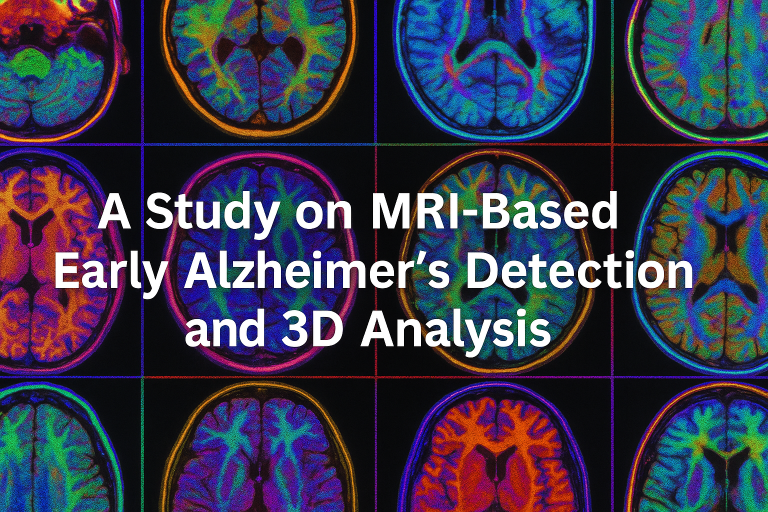
#> input picture image.png, 1536 x 1024 px (shown at 1/2 size); its folder holds only this picture in this run
$ python -i brain_shrinkage.py   (imports and definitions only)
#> lines starting #> are read from the running program, lines starting #| are printed output that depends on the picture
import os
import re
import math
import numpy as np
import scipy.ndimage as ndimage
import SimpleITK as sitk
from sklearn.cluster import KMeans
import matplotlib.pyplot as plt
from datetime import datetime
import random
import warnings

# Suppress specific warnings
# [1 line not run here, left out]


# [39 lines left out: functions extract_date, extract_subject_id, extract_category, not called in this run]

def compute_brain_volume(sitk_image):
    """
    Compute the brain volume from an input SimpleITK image.
    Steps:
      1. Normalize intensity to [0,1].
      2. Convert to NumPy array and apply Gaussian smoothing.
      3. Reshape data and perform K-Means segmentation (2 clusters: brain vs. background).
      4. Determine the cluster with higher mean intensity (assumed brain tissue).
      5. Apply morphological closing and keep only the largest connected component.
      6. Use voxel spacing to compute the brain volume (in mm³).
    Returns:
      - brain_volume: Computed volume in mm³.
      - brain_mask: Binary NumPy array of the segmented brain.
      - image_normalized: The intensity-normalized SimpleITK image.
    """
    # Normalize the image intensity to [0, 1]
    rescale_filter = sitk.RescaleIntensityImageFilter()
    rescale_filter.SetOutputMinimum(0.0)
    rescale_filter.SetOutputMaximum(1.0)
    image_normalized = rescale_filter.Execute(sitk_image)

    # Convert image to numpy array and smooth it (to reduce noise)
    data = sitk.GetArrayFromImage(image_normalized)
    data_smoothed = ndimage.gaussian_filter(data, sigma=1)

    # Prepare data for K-Means clustering by flattening
    flat_data = data_smoothed.reshape(-1, 1)
    kmeans = KMeans(n_clusters=2, n_init=10, random_state=0)
    kmeans.fit(flat_data)
    labels = kmeans.labels_
    cluster_centers = kmeans.cluster_centers_

    # Assume brain tissue corresponds to cluster with higher mean intensity
    brain_cluster = np.argmax(cluster_centers)
    brain_mask = (labels == brain_cluster).reshape(data.shape)

    # Apply morphological closing to smooth the segmentation mask
    brain_mask = ndimage.binary_closing(brain_mask, structure=np.ones((3, 3, 3)))

    # Keep only the largest connected component (remove noise/small regions)
    labeled_mask, num_features = ndimage.label(brain_mask)
    if num_features > 0:
        sizes = ndimage.sum(brain_mask, labeled_mask, range(1, num_features + 1))
        largest_component = (sizes.argmax() + 1)
        brain_mask = (labeled_mask == largest_component)

    # Use the image spacing to compute the volume (voxel_volume in mm³)
    spacing = image_normalized.GetSpacing()  # (x, y, z) spacing in mm
    voxel_volume = spacing[0] * spacing[1] * spacing[2]
    brain_volume = np.sum(brain_mask) * voxel_volume

    return brain_volume, brain_mask, image_normalized

# [282 lines left out: functions register_to_baseline, main, not called in this run]

# [2 lines not run here, left out]

>>> import cv2
>>> picture = cv2.imread('../image.png', cv2.IMREAD_GRAYSCALE)
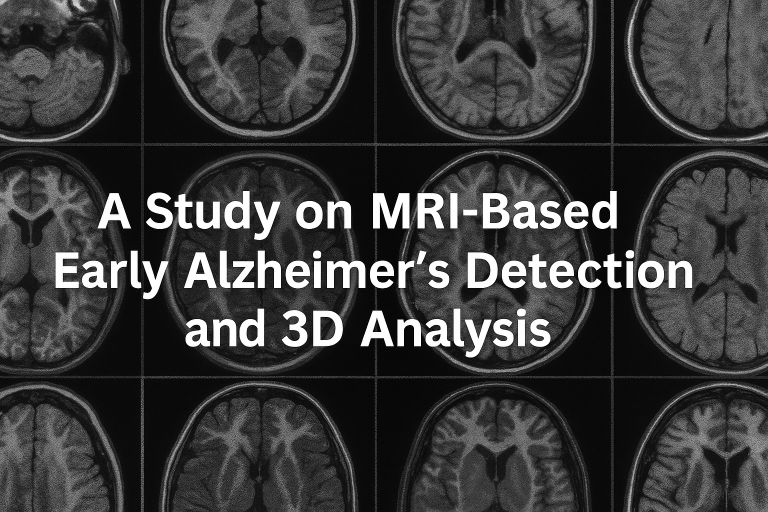
#> picture: shape (1024, 1536) (shown at 1/2 size); min 0, max 255, mean 58.1
#> (the run stopped early here; a loop or call above may not have finished)
